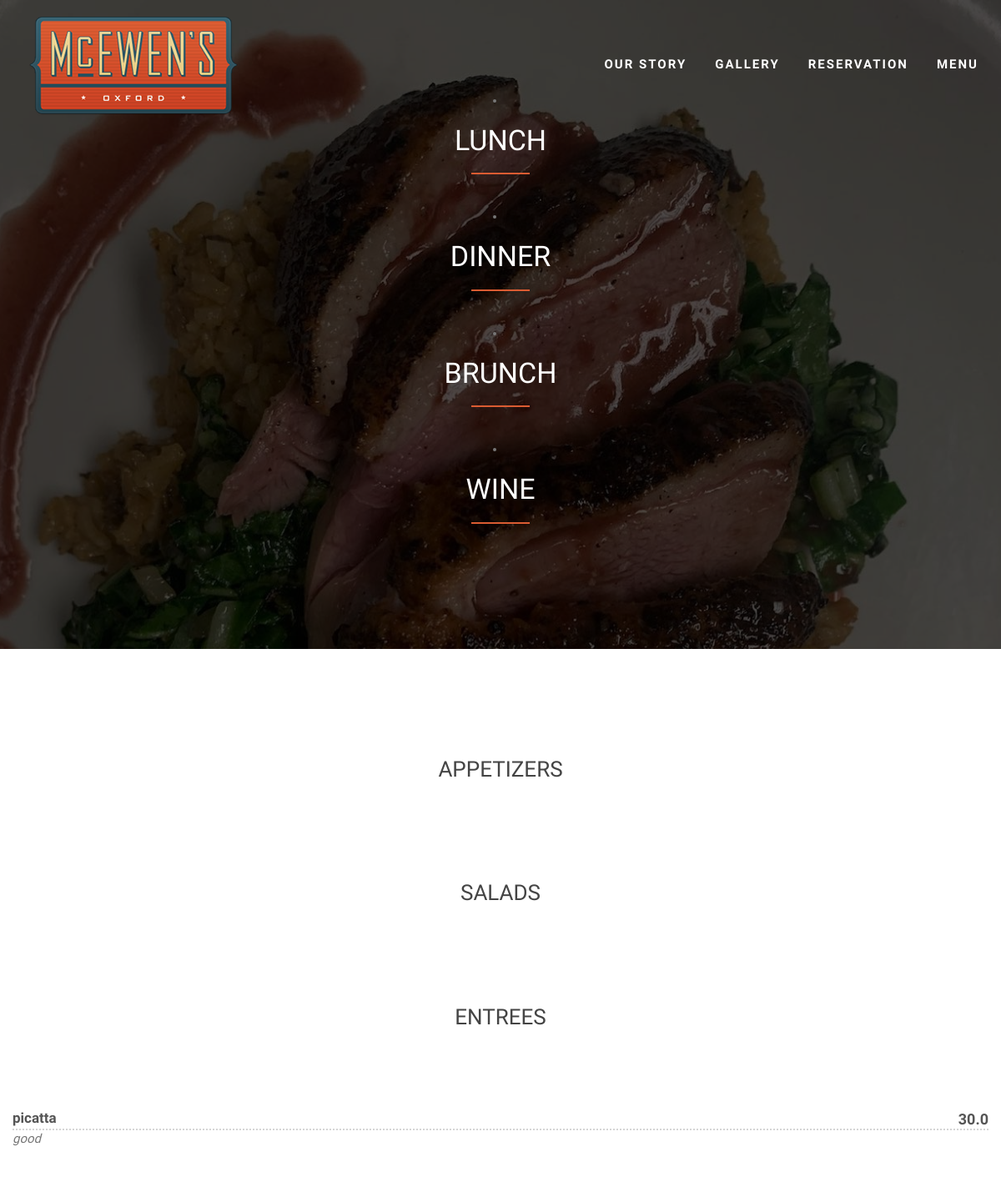
Before: /dinner/ with the older database file.
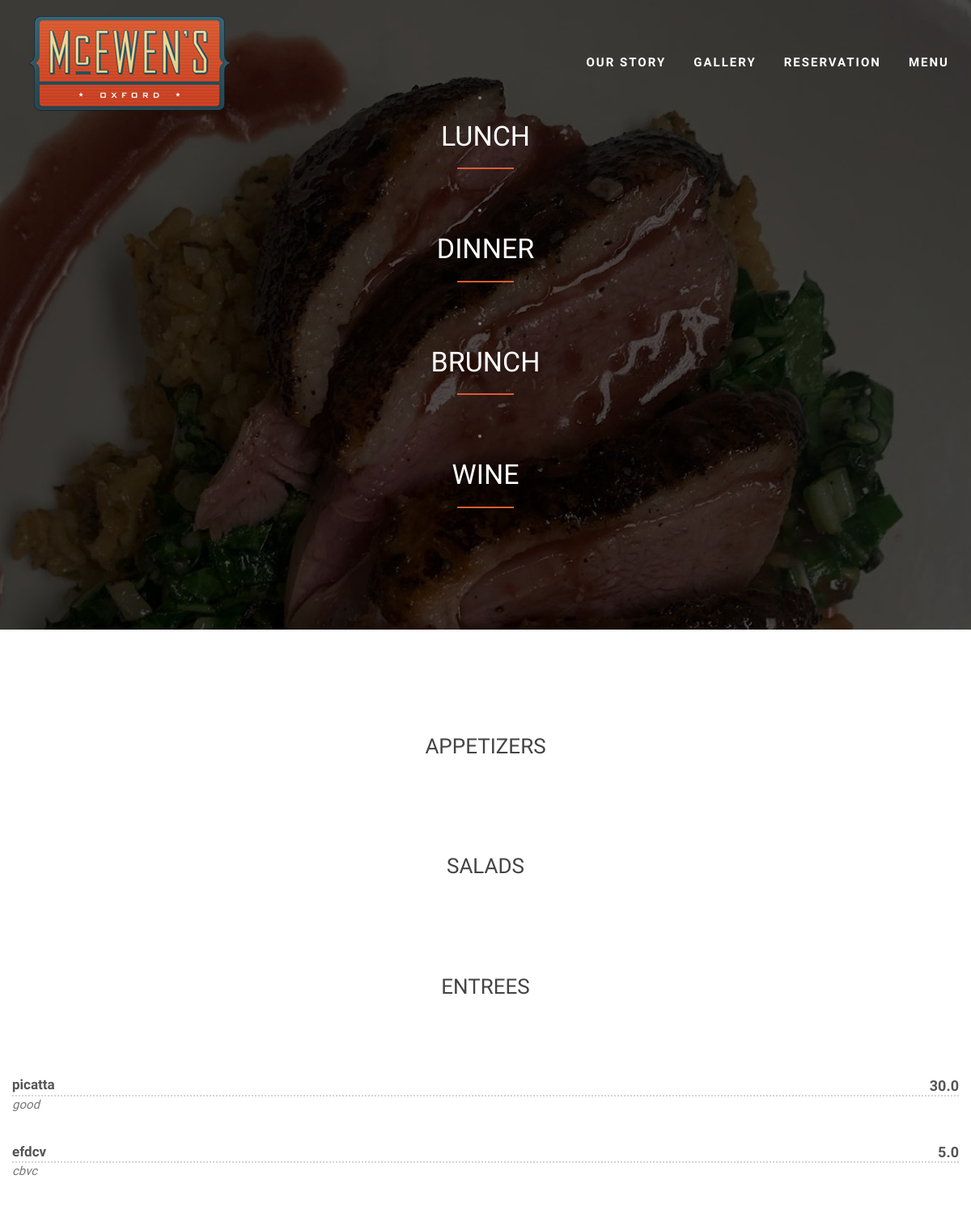
After: the same page with the newer database file.
### mcewens/models.py (models this page shows)
class MenuItem(models.Model):
    name = models.CharField(max_length=50)
    CATEGORY_CHOICES = (
        ("Brunch", "Brunch"),
        ("Lunch", "Lunch"),
        ("Dinner", "Dinner"),
        ("Wine and Cocktails", "Wine and Cocktails"),
    )
    category = models.CharField(choices=CATEGORY_CHOICES, max_length=50)
    TYPE_CHOICES = (
        ("Appetizers", "Appetizers"),
        ("Salads", "Salads"),
        ("Soups", "Soups"),
        ("Entrees", "Entrees"),
        ("Sandwiches", "Sandwiches"),
        ("Wine", "Wine"),
        ("Cocktails", "Cocktails"),
    )
    item_type = models.CharField(choices=TYPE_CHOICES, max_length=50, blank=True)
    description = models.TextField(max_length=200, blank=True)
    price = models.CharField(max_length=50)
    CURRENT_CHOICES = (
        (1, "On menu"),
        (0, "Not on menu"),
    )
    current = models.IntegerField(default=1, choices=CURRENT_CHOICES)
    class Meta:
        unique_together = ("name", "category")

### mcewens/views.py (the view)
# urls.py: path("dinner/", dinner_view, name="dinner"),
def dinner_view(request):
    TYPES = ("Appetizers", "Salads", "Entrees")
    dinner_item = get_current_by_category("Dinner").values()
    return render(request, "dinner.html", {"types": TYPES, "items": dinner_item})

### mcewens/models.py (called while the page is built)
def get_current_by_category(cat):
    return MenuItem.objects.filter(category=cat, current=1)

### mcewens/templates/dinner.html (shortened to what this page needs)
{% extends 'index.html' %} {% block content%}
<div id="restaurant-menu-dinner">
  <div class="section-title text-center center">
    <div class="overlay">
      <li>
        <a id="lunch-link" href="{% url 'lunch' %}" class="page-scroll">
          <h2>Lunch</h2>
        </a>
      </li>
      <hr />
      <li>
        <a id="dinner-link" href="{% url 'dinner' %}" class="page-scroll">
          <h2>Dinner</h2>
        </a>
      </li>
      <hr />
      <li>
        <a id="brunch-link" href="{% url 'brunch' %}" class="page-scroll">
          <h2>Brunch</h2>
        </a>
      </li>
      <hr />
      <li>
        <a id="wine-link" href="{% url 'wine' %}" class="page-scroll">
          <h2>Wine</h2>
        </a>
      </li>
      <hr />
    </div>
  </div>
  <div class="container">
    <div class="row">
   {% for type in types %}
      <div class="container">
        <div class="row">
           <div class="overlay">
            <h2 class="menu-section-title">{{ type }}</h2>
            <div class="overlay">
              <div class="container">
                <div class="row">
                    {% for item in items %} {% if item.item_type == type %}
                    <div class="menu-item">
                      <div class="menu-item-name">{{ item.name }}</div>
                      <div class="menu-item-price">{{ item.price }}</div>
                      <div class="menu-item-description">{{ item.description }}</div>
                    </div>
                    {% endif %} {% endfor %} {% endfor %}
                  </div>
                  {% endblock content%}

Changed rows visible on the page:
added MenuItem: name "efdcv", price "5.0", description "cbvc"
